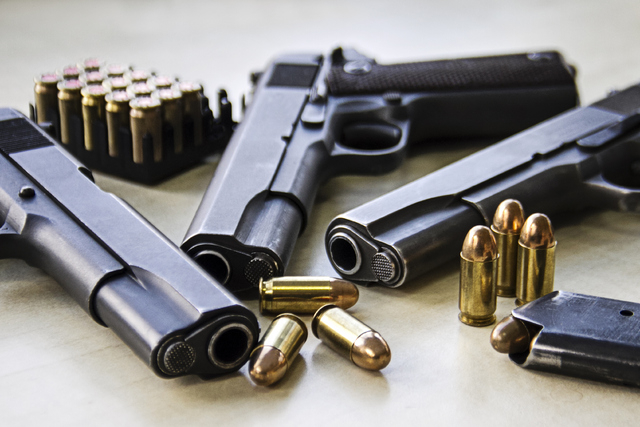
#> input picture Basics/Data/Guns and Bullets.jpg, 640 x 427 px
$ jupyter execute '7 Object Detection.ipynb'
#> lines starting #> are read from the running program, lines starting #| are printed output that depends on the picture; after the words box and inside, x2 and y2 are one past the last pixel; in counts of white or black regions, pixels touching at a corner belong together
[cell 1]
import cv2
from matplotlib.pyplot import imshow
import numpy as np

[cell 2]
guns_image = cv2.imread("Data/Guns and Bullets.jpg", cv2.IMREAD_COLOR)
#> guns_image is the input picture: shape (427, 640, 3); mean B, G, R 134.5, 135.9, 138
guns_gray_image = cv2.cvtColor(guns_image, cv2.COLOR_BGR2GRAY)
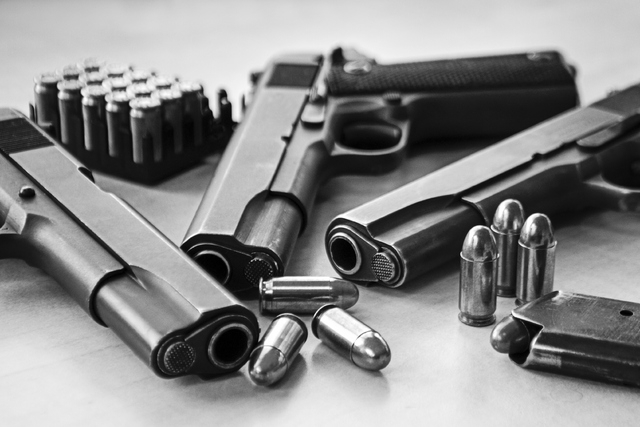
#> guns_gray_image: shape (427, 640); min 0, max 255, mean 136.4
imshow(cv2.cvtColor(guns_image, cv2.COLOR_BGR2RGB) )

[cell 3]
image_size_y = guns_image.shape[0]
#> image_size_y = 427
image_size_x = guns_image.shape[1]
#> image_size_x = 640
bullet_y_beg = int(image_size_y/2) + 13
#> bullet_y_beg = 226
bullet_image_width = 100
bullet_y_end = bullet_y_beg + bullet_image_width
#> bullet_y_end = 326
bullet_x_beg = int(image_size_x/2) + 142
#> bullet_x_beg = 462
bullet__image_height = 32
bullet_x_end = bullet_x_beg + bullet__image_height
#> bullet_x_end = 494
bullet_image = guns_gray_image[bullet_y_beg: bullet_y_end,
                               bullet_x_beg: bullet_x_end]
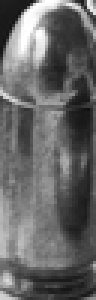
#> bullet_image: shape (100, 32) (shown 3 times larger); min 15, max 255, mean 102.3
imshow(bullet_image, cmap='gray' )

- First The Image is loaded and converted to Gray Scale Image as the Template Matching function is designed to work with Gray Scale Images. After this the object image is cut-off from the main Image.
- Then a sliding window of same dimensions as the object image is taken on the top left side of the gray scaled image. The sliding window takes the part of the image inside it and compares it with the object image.
- It provides a numerical outcome or result which indicates the how well the image cutout fits with object image . It computes the result using the method chosen. The method that is chosen here takes the dot product of the cutout of the image and the object image and normalizes it.
- Then sliding window in the main images moves right by few pixels and again performs the same processes as used before.
- The Template Matching function returns a matrix such that the result of a image maching between the image inside the window and the object has the same indices as the indices of the left top most pixel of the sliding window in the original image.
- The parts of the results with value more than 0.49 are chosen. The matix recieved after threshold comparision contains the the indices of the results that satisfies the condition. The the 1st row and nth coloum, and 2nd row and nth coloum determines the row and coloum indices of the nth result that satisfies the given conditions.

[cell 4]
threshold = 0.49
probable_matches = cv2.matchTemplate(guns_gray_image, bullet_image,
                                     cv2.TM_CCOEFF_NORMED)
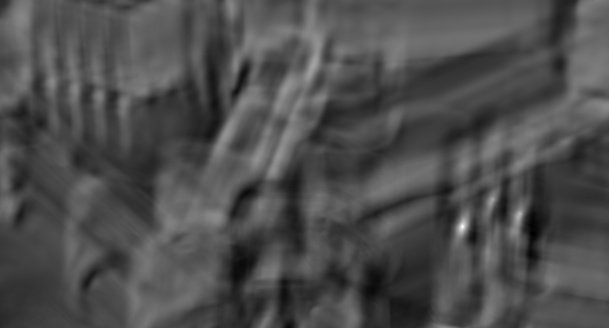
#> probable_matches: shape (328, 609) float32; min -0.434, max 1, mean 0.00555; drawn with min black and max white
matches_location = np.where(probable_matches >= threshold)
#> matches_location = 95 positions, rows 199 to 232, columns 458 to 520

- The zip combines row and coloum indices of each sucessful match into one Tuples and generates a list of all the tuples.
- Rectangles of the size of the object images are drawn in the area that are sucessfully detected.
- The biggest problem with Template Matching is that it fails to detect rotated features and smaller features than the object in the image.

[cell 5]
for point in zip(*matches_location[::-1]):
    point_end = (point[0] + bullet__image_height ,
                 point[1] + bullet_image_width)
    thickness = 2
    colour    = (0, 0, 255)
    cv2.rectangle(guns_image, point, point_end, colour, thickness)
#> this loop made 95 passes
#> (point, point_end) on passes 1 to 12: ((492, 199), (524, 299)), ((519, 212), (551, 312)), ((520, 212), (552, 312)), ((518, 213), (550, 313)), ((519, 213), (551, 313)), ((520, 213), (552, 313)), ((518, 214), (550, 314)), ((519, 214), (551, 314)), ((520, 214), (552, 314)), ((517, 215), (549, 315)), ((518, 215), (550, 315)), ((519, 215), (551, 315))
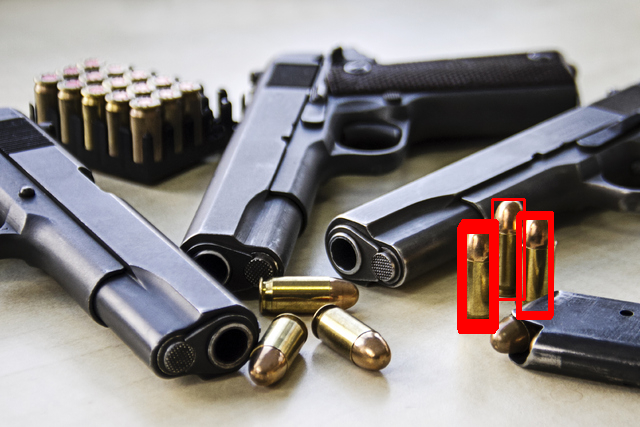
#> guns_image: shape (427, 640, 3); 1.89% of pixels changed, all inside (x1, y1, x2, y2) = (457, 198, 554, 334)
imshow(cv2.cvtColor(guns_image, cv2.COLOR_BGR2RGB) )

$ run again, with Basics/Data/Taylor.jpg copied over Basics/Data/Guns and Bullets.jpg
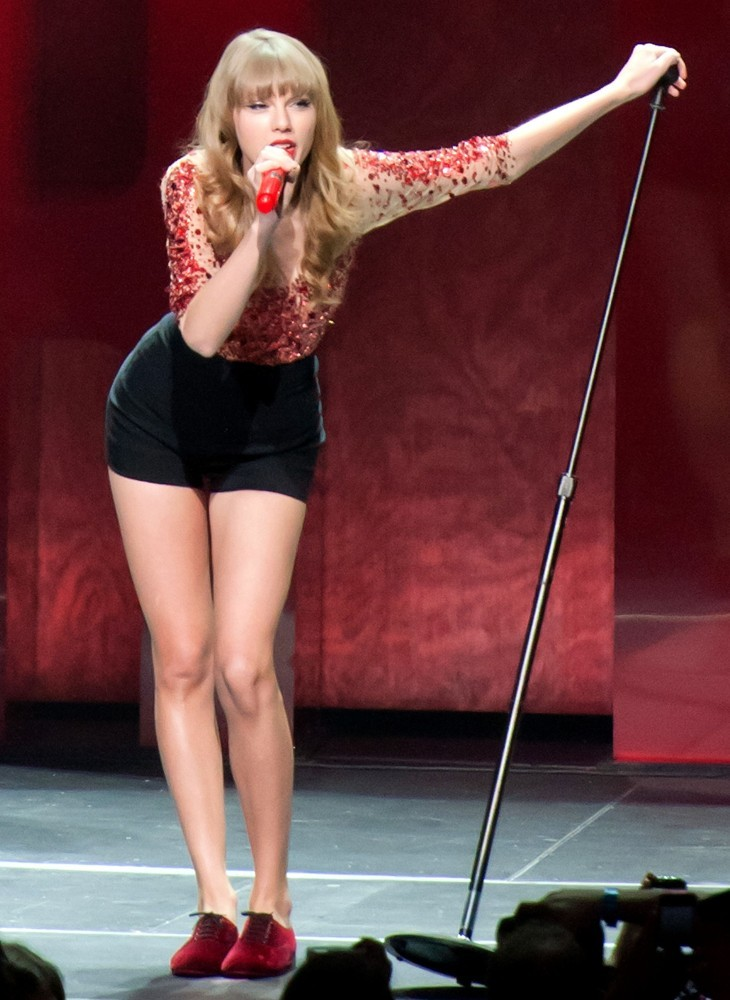
#> input picture Basics/Data/Taylor.jpg, 730 x 1000 px
#> guns_image is the input picture: shape (1000, 730, 3); mean B, G, R 63.8, 62, 101.5
#> `probable_matches = cv2.matchTemplate(guns_gray_image, bullet_image, cv..`:
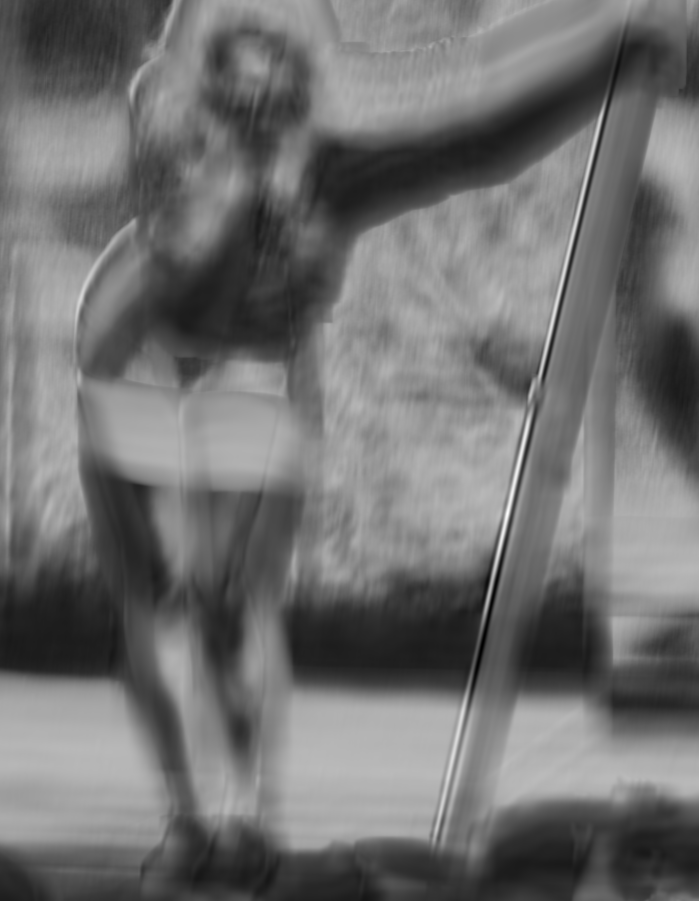
#> probable_matches: shape (901, 699) float32; min -0.677, max 1, mean 0.0646; drawn with min black and max white
#> matches_location = 27446 positions, rows 18 to 834, columns 0 to 698
#> the loop `for point in zip(*matches_location[::-1]):` made 27446 passes
#> (point, point_end) on passes 1 to 3: ((501, 18), (533, 118)), ((499, 19), (531, 119)), ((500, 19), (532, 119))
#> after the loop `for point in zip(*matches_location[::-1]):`:
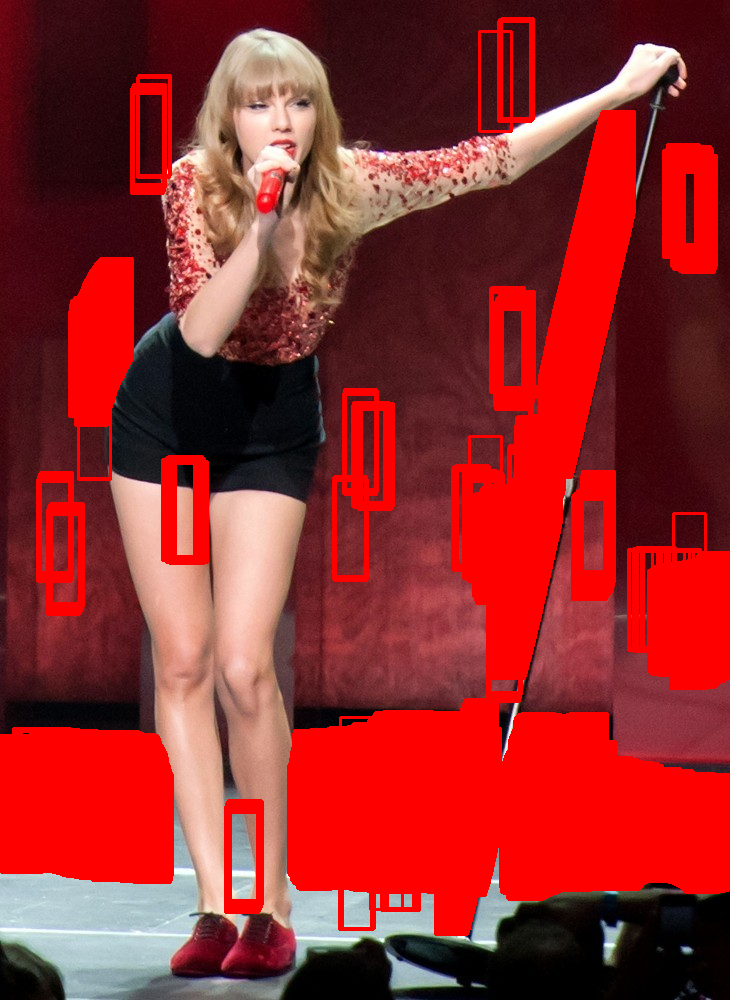
#> guns_image: shape (1000, 730, 3); mean B, G, R 42.9, 42.6, 144.8
